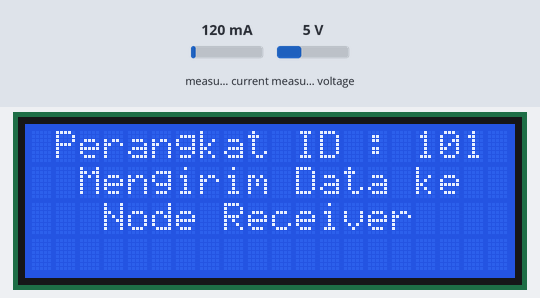
This sketch was run on a simulated Arduino Uno, built with avr-gcc and run on an emulated ATmega328P. Shown: 20×4 character LCD. Inputs (shaded band) come from the test bench; at power-on: measured current 120 mA, measured voltage 5 V. No radio packets arrive unless stated; what the sketch prints to the serial monitor is not drawn.

Above: at 0.4 s.
At 3.5 s:
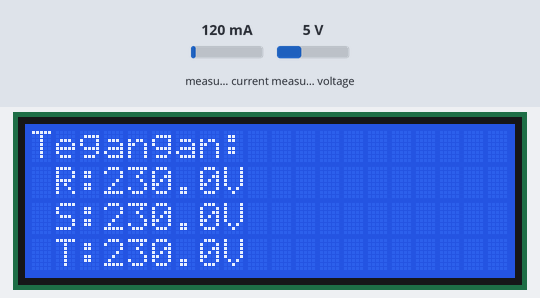
At 8.5 s:
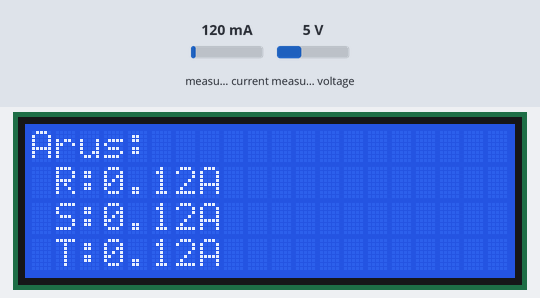
At 13.6 s:
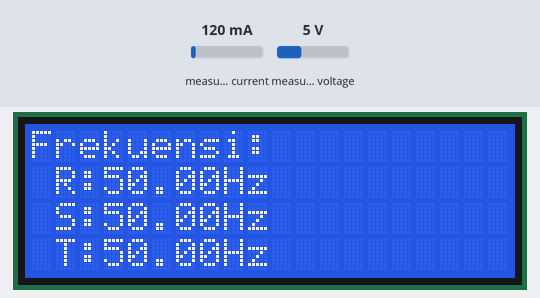
At 18.6 s:
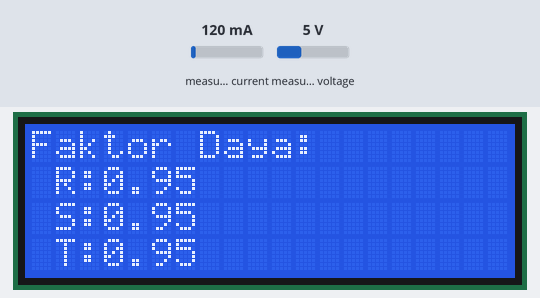
At 28.6 s:
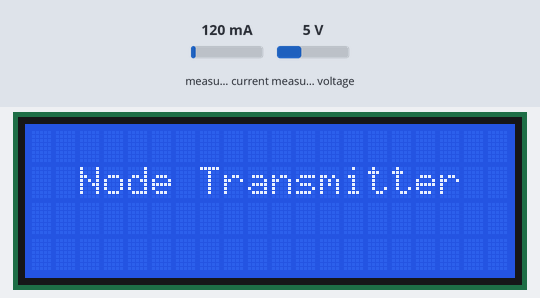

The sketch:

LoRaSender.ino
```cpp
/*****************************************************************************
  Created by: Aditya Pratama. email: adityapratama141198@gmail.com. Oct 2021
  3 Phase kWh Meter Using LoRa Version 1.0
  This is open source code. Please include my name in copies of this code
  Thankyou ...
 *****************************************************************************/

#include <SPI.h>
#include <LoRa.h>
#include <PZEM004Tv30.h>
#include <Wire.h>
#include <LiquidCrystal_I2C.h>
LiquidCrystal_I2C lcd (0x27, 20, 4);

PZEM004Tv30 pzem_r(2, 3);
PZEM004Tv30 pzem_s(4, 5);
PZEM004Tv30 pzem_t(6, 7);

void setup() {
  Serial.begin(9600);
  lcd.init();
  lcd.backlight();
  while (!Serial);
  Serial.println("LoRa Sender");

  if (!LoRa.begin(433E6)) {
    Serial.println("Starting LoRa failed!");
    while (1);
  }

//  Unkomen jika ingin mereset energi pada PZEM004Tv3.0
//  Serial.println("Reset Energy");
//  pzem_r.resetEnergy();
//  pzem_s.resetEnergy();
//  pzem_t.resetEnergy();

}

void loop() {
   String id = "101";
   float vR = pzem_r.voltage() * 100;
   float iR = pzem_r.current() * 100;
   float freqR = pzem_r.frequency() * 100;
   float pfR = pzem_r.pf() * 100;
   float powerR = pzem_r.power() * 100;

   float vS = pzem_s.voltage()* 100;
   float iS = pzem_s.current()* 100;
   float freqS = pzem_s.frequency() * 100;
   float pfS = pzem_s.pf()* 100;
   float powerS = pzem_s.power() * 100;

   float vT = pzem_t.voltage()* 100;
   float iT = pzem_t.current()* 100;
   float freqT = pzem_t.frequency() * 100;
   float pfT = pzem_t.pf()* 100;
   float powerT = pzem_t.power() * 100;

   String str = "*" + id + "," + String(vR) + "," + String(iR) + "," + String(freqR) + "," + String(pfR) + "," + String(powerR) + "," + String(vS) + "," + String(iS) + "," + String(freqS)+ "," + String(pfS) + "," + String(powerS) + "," + String(vT)  + "," + String(iT) + "," + String(freqT) + "," + String(pfT) + "," + String(powerT) +'#';
   Serial.println(str);

  // send packet
  Serial.println("Sending Packet....");
  LoRa.beginPacket();
  LoRa.println(str);
  LoRa.endPacket();

  lcd.setCursor(1,0);
  lcd.print("Perangkat ID : 101");
  lcd.setCursor(2,1);
  lcd.print("Mengirim Data ke");
  lcd.setCursor(3,2);
  lcd.print("Node Receiver");
  delay(3000);
  lcd.clear();

  lcd.setCursor(0, 0);
  lcd.print("Tegangan:");
  lcd.setCursor(1, 1);
  lcd.print("R:");
  lcd.print(vR/100, 1);
  lcd.print("V");
  lcd.setCursor(1, 2);
  lcd.print("S:");
  lcd.print(vS/100, 1);
  lcd.print("V");
  lcd.setCursor(1, 3);
  lcd.print("T:");
  lcd.print(vT/100, 1);
  lcd.print("V");
  delay(5000);
  lcd.clear();

  lcd.setCursor(0, 0);
  lcd.print("Arus:");
  lcd.setCursor(1, 1);
  lcd.print("R:");
  lcd.print(iR/100);
  lcd.print("A");
  lcd.setCursor(1, 2);
  lcd.print("S:");
  lcd.print(iS/100);
  lcd.print("A");
  lcd.setCursor(1, 3);
  lcd.print("T:");
  lcd.print(iT/100);
  lcd.print("A");
  delay(5000);
  lcd.clear();

  lcd.setCursor(0, 0);
  lcd.print("Frekuensi:");
  lcd.setCursor(1, 1);
  lcd.print("R:");
  lcd.print(freqR/100);
  lcd.print("Hz");
  lcd.setCursor (1, 2);
  lcd.print("S:");
  lcd.print(freqS/100);
  lcd.print("Hz");
  lcd.setCursor(1, 3);
  lcd.print("T:");
  lcd.print(freqT/100);
  lcd.print("Hz");
  delay(5000);
  lcd.clear();

  lcd.setCursor(0, 0);
  lcd.print("Faktor Daya:");
  lcd.setCursor(1, 1);
  lcd.print("R:");
  lcd.print(pfR/100);
  lcd.setCursor(1, 2);
  lcd.print("S:");
  lcd.print(pfS/100);
  lcd.setCursor(1, 3);
  lcd.print("T:");
  lcd.print(pfT/100);
  delay(5000);
  lcd.clear();

  lcd.setCursor(0, 0);
  lcd.print("Daya Aktif:");
  lcd.setCursor(1, 1);
  lcd.print("R:");
  lcd.print(powerR/100, 1);
  lcd.print("W");
  lcd.setCursor(1, 2);
  lcd.print("S:");
  lcd.print(powerS/100, 1);
  lcd.print("W");
  lcd.setCursor(1, 3);
  lcd.print("T:");
  lcd.print(powerT/100, 1);
  lcd.print("W");
  delay(5000);
  lcd.clear();

  lcd.setCursor(2,1);
  lcd.print("Node Transmitter");
  delay(272000);
  lcd.clear();
}
```

Measured:
- what the display in image 0 shows lasts 3.0 s, from 0.4 s to 3.4 s
- what the display in image 1 shows lasts 5.1 s, from 3.4 s to 8.5 s
